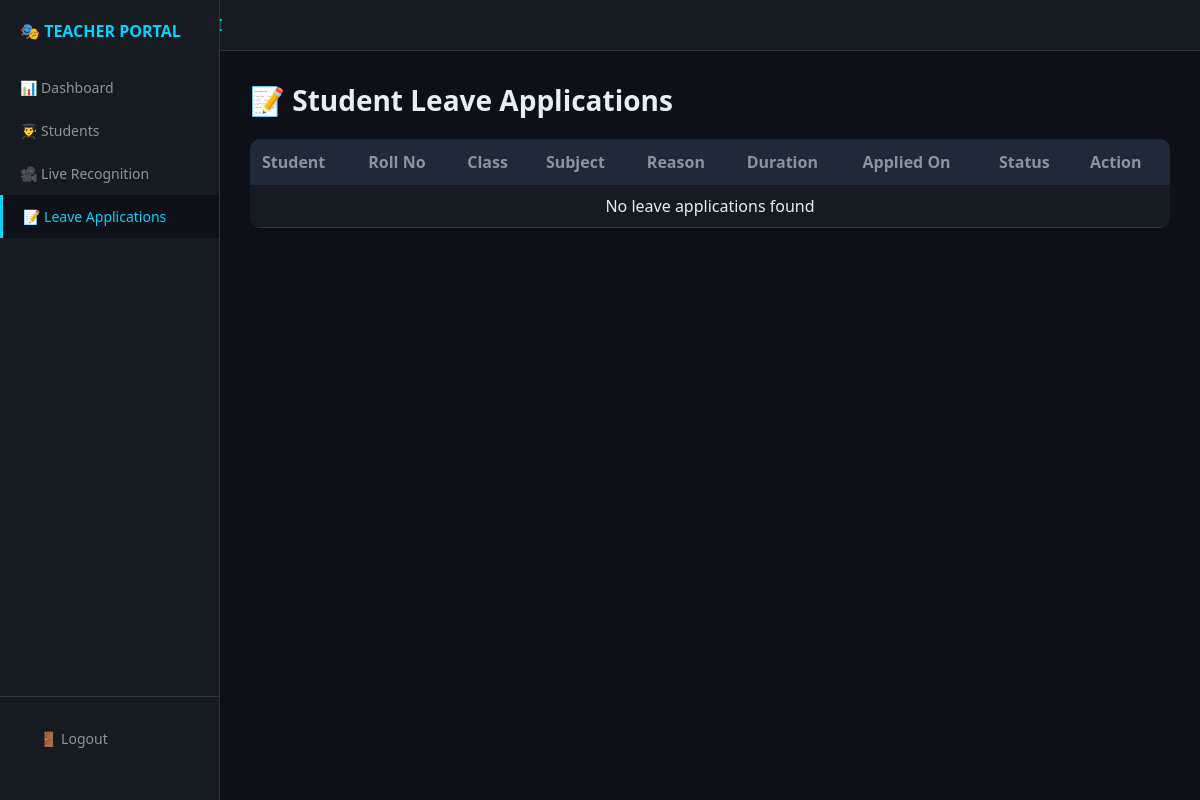
The app's page /leaves (signed in), older data.
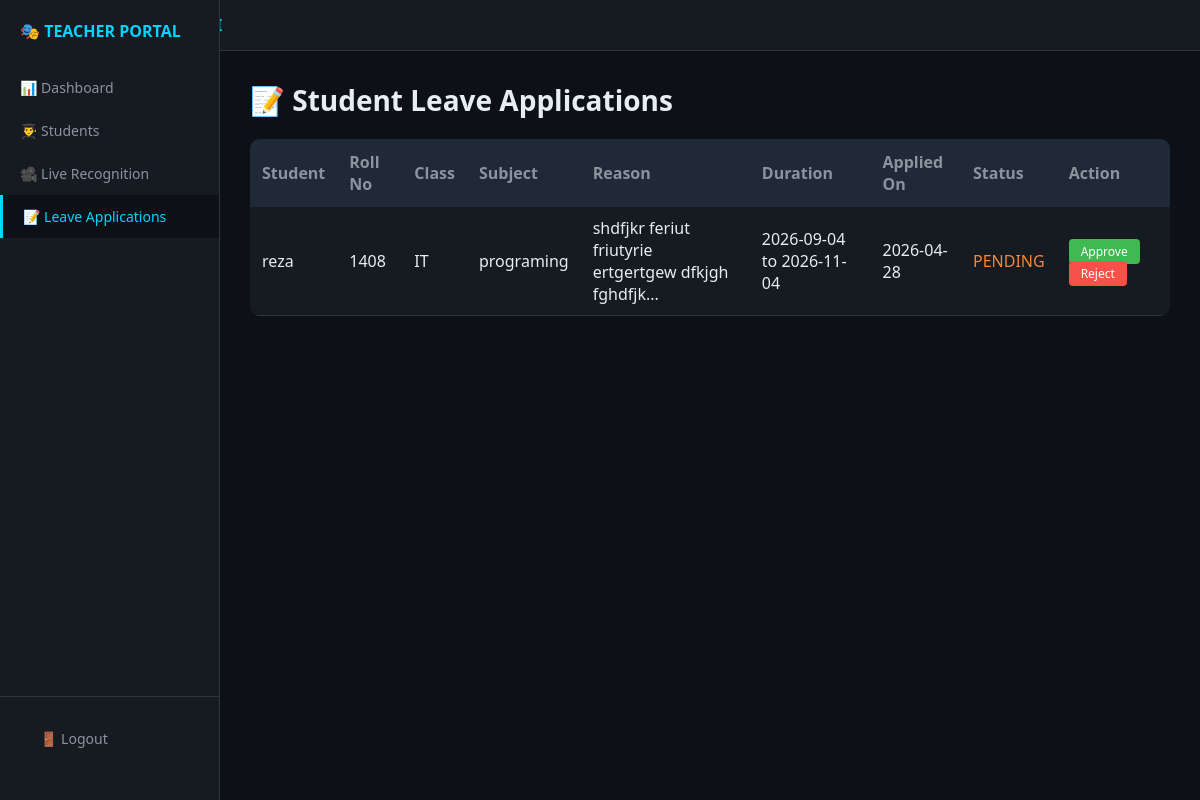
The same page, newer data.
### tables this page shows
CREATE TABLE leave_applications (
            id INTEGER PRIMARY KEY AUTOINCREMENT,
            student_id INTEGER,
            teacher_id INTEGER,
            subject VARCHAR(200),
            reason TEXT,
            start_date DATE,
            end_date DATE,
            status VARCHAR(20) DEFAULT 'pending',
            applied_date DATE DEFAULT CURRENT_DATE,
            approved_date DATE,
            remarks TEXT,
            attachment_path VARCHAR(255),
            FOREIGN KEY (student_id) REFERENCES students(id),
            FOREIGN KEY (teacher_id) REFERENCES teachers(id)
        );

CREATE TABLE students (
            id INTEGER PRIMARY KEY AUTOINCREMENT,
            student_id VARCHAR(20) UNIQUE NOT NULL,
            roll_number VARCHAR(20) NOT NULL,
            name VARCHAR(100) NOT NULL,
            class_name VARCHAR(50) NOT NULL,
            section VARCHAR(10),
            email VARCHAR(100),
            phone VARCHAR(15),
            father_name VARCHAR(100),
            registration_date DATE DEFAULT CURRENT_DATE,
            is_active BOOLEAN DEFAULT 1,
            face_encoding BLOB,
            created_at TIMESTAMP DEFAULT CURRENT_TIMESTAMP,
            UNIQUE(class_name, roll_number)
        );

### app.py (the view)
@app.route('/leaves')
@login_required
def manage_leaves():
    conn = sqlite3.connect(DB_PATH)
    cursor = conn.cursor()
    cursor.execute('''
        SELECT l.id, s.name, s.roll_number, s.class_name,
               l.subject, l.reason, l.start_date, l.end_date, l.status, l.applied_date
        FROM leave_applications l
        JOIN students s ON l.student_id = s.id
        ORDER BY l.applied_date DESC
    ''')
    leaves = cursor.fetchall()
    conn.close()
    return render_template('manage_leaves.html', leaves=leaves)

### app.py (called while the page is built)
@login_manager.user_loader
def load_user(user_id):
    conn = sqlite3.connect(DB_PATH)
    cursor = conn.cursor()
    cursor.execute('SELECT id, teacher_id, username, name, department FROM teachers WHERE id = ?', (user_id,))
    user = cursor.fetchone()
    conn.close()
    if user:
        return User(user[0], user[1], user[2], user[3], user[4])
    return None

### templates/manage_leaves.html (shortened to what this page needs)
<!DOCTYPE html>
<html lang="en">
<head>
</head>
<body>
    <div class="navbar">
        <h2>🎭 FACE RECOGNITION AI</h2>
    </div>
    <div class="sidebar" id="sidebar">
        <h2>🎭 TEACHER PORTAL</h2>
        <a href="/dashboard">📊 Dashboard</a>
        <a href="/students">👨‍🎓 Students</a>
        <a href="/attendance/live">🎥 Live Recognition</a>
        <a href="/leaves" class="active">📝 Leave Applications</a>
        <div class="sidebar-footer">
            <a href="/logout">🚪 Logout</a>
        </div>
    </div>
    <div class="main">
        <h1>📝 Student Leave Applications</h1>
        <div class="table-wrap">
            <table>
                <thead>
                    <tr><th>Student</th><th>Roll No</th><th>Class</th><th>Subject</th><th>Reason</th><th>Duration</th><th>Applied On</th><th>Status</th><th>Action</th></tr>
                </thead>
                <tbody>
                    {% for leave in leaves %}
                    <tr>
                        <td>{{ leave[1] }}</td><td>{{ leave[2] }}</td><td>{{ leave[3] }}</td>
                        <td>{{ leave[4] }}</td><td>{{ leave[5][:50] }}{% if leave[5]|length > 50 %}...{% endif %}</td>
                        <td>{{ leave[6] }} to {{ leave[7] }}</td><td>{{ leave[9] }}</td>
                        <td class="status-{{ leave[8] }}">{{ leave[8]|upper }}</td>
                        <td>
                            {% if leave[8] == 'pending' %}
                                <a href="/leave/update/{{ leave[0] }}/approved" class="btn-approve">Approve</a>
                                <a href="/leave/update/{{ leave[0] }}/rejected" class="btn-reject">Reject</a>
                            {% else %}
                                —
                            {% endif %}
                        </td>
                    </tr>
                    {% else %}
                    <tr><td colspan="9" style="text-align:center;">No leave applications found</td></tr>
                    {% endfor %}
                </tbody>
            </table>
        </div>
    </div>
</body>
</html>

Row changes from the older to the newer data that the page shows:
added leave_applications: name "reza", roll_number "1408", class_name "IT", subject "programing", reason "shdfjkr feriut friutyrie ertgertgew dfkjgh fghdfjk", start_date "2026-09-04", end_date "2026-11-04", applied_date "2026-04-28", status "PENDING"
Text that changed along with them:
text no longer shown: "No leave applications found"
